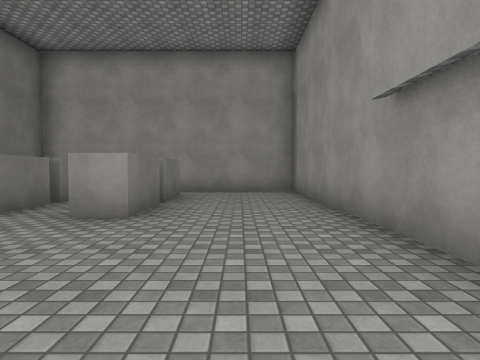
view 1 (above)

24 first-person views from a walk through a Unity game level. The camera is 1.2 m above the floor, tilts 2° down and sees 75° across. The floor is counted in squares, 2 m on a side. Each view is taken from the middle of a square. On the plan, view 1 faces up. The plan holds only what a view shows up to about 9 squares ahead; the rest is blank. The place goes on beyond the plan. The player is left out. Surface patterns are stand-ins for the level's own textures.

view 2
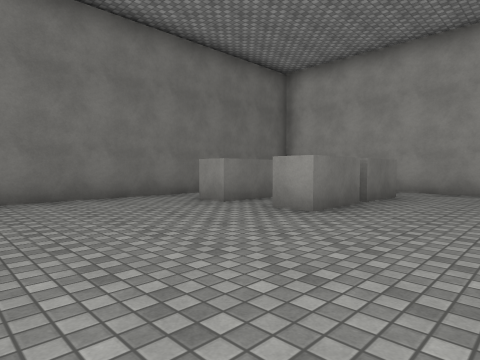

view 3
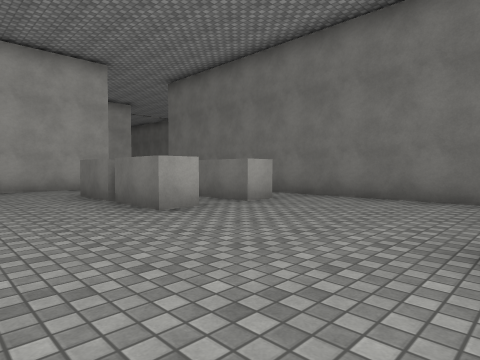

view 4
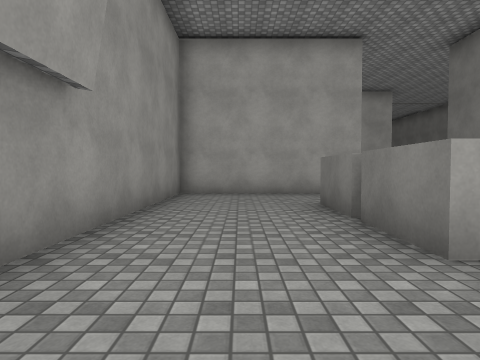

view 5
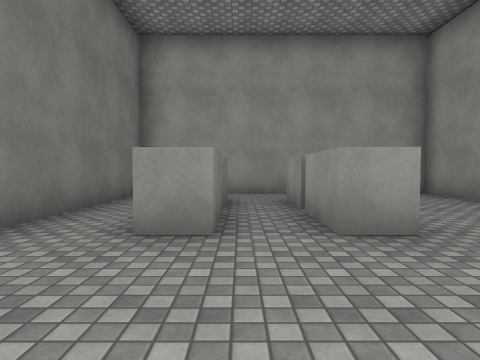

view 6
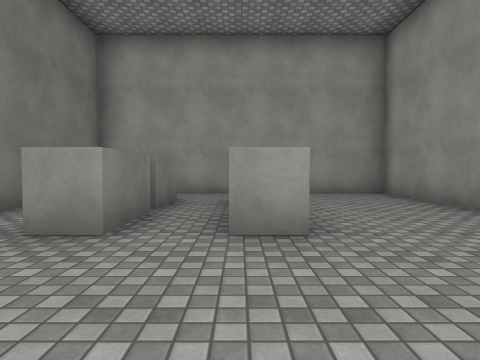

view 7
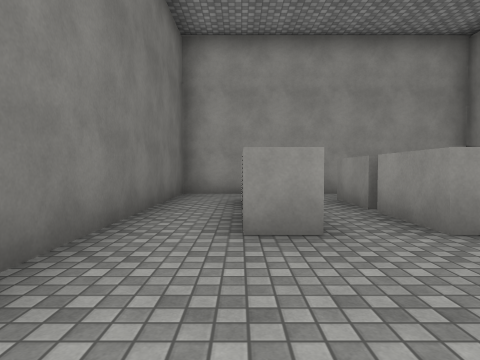

view 8
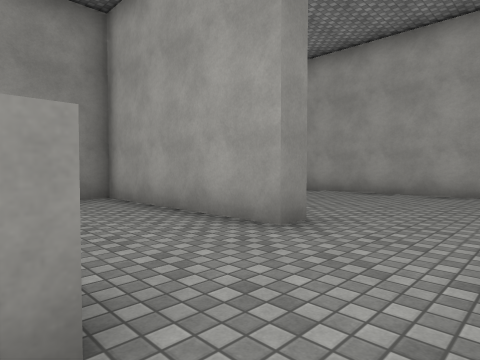

view 9
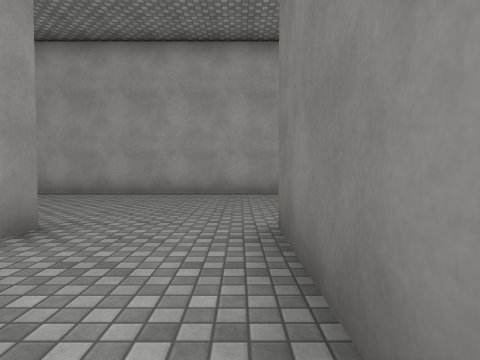

view 10
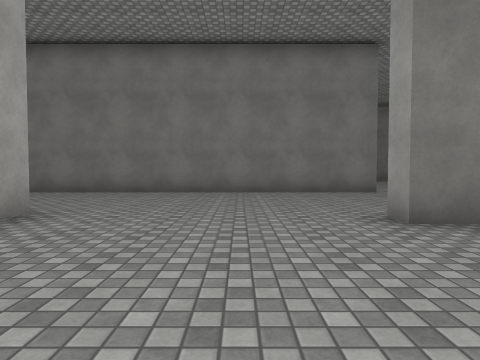

view 11
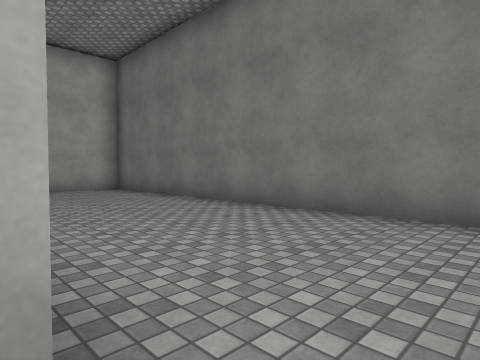

view 12
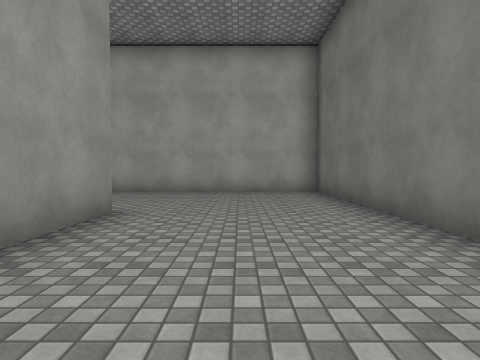

view 13
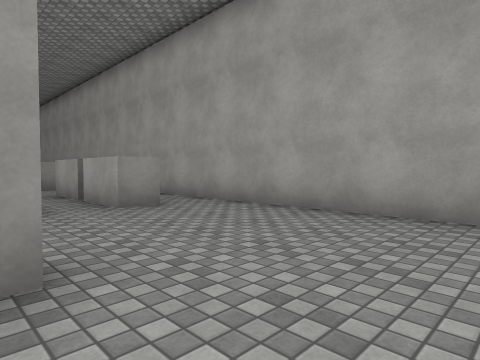

view 14
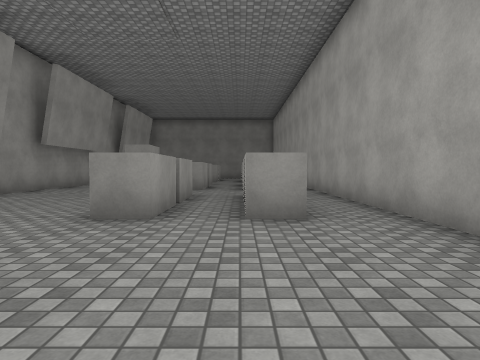

view 15
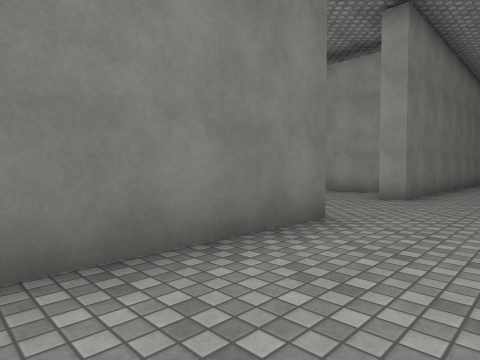

view 16
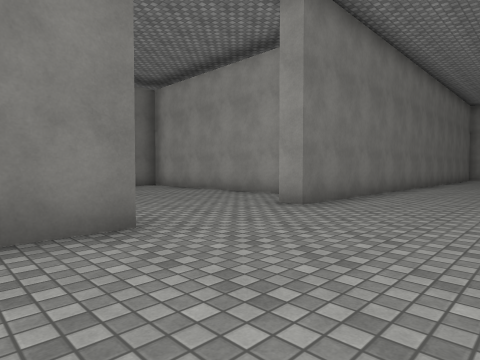

view 17
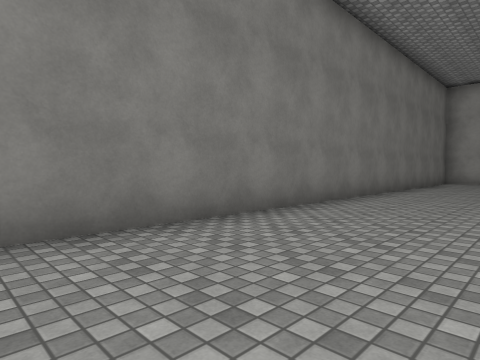

view 18
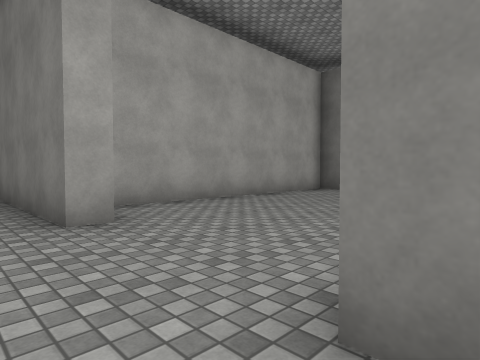

view 19
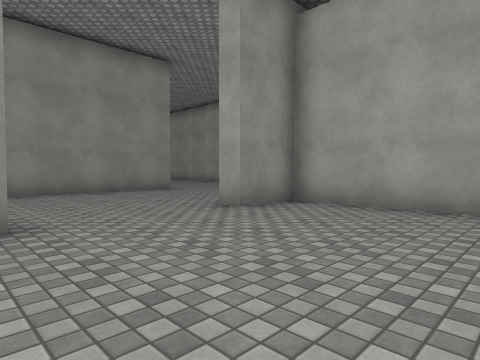

view 20
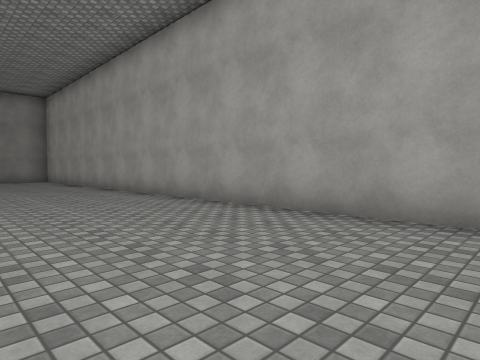

view 21
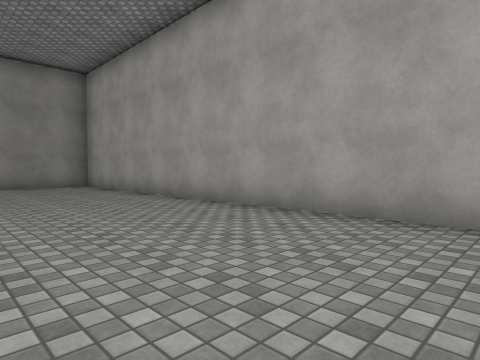

view 22
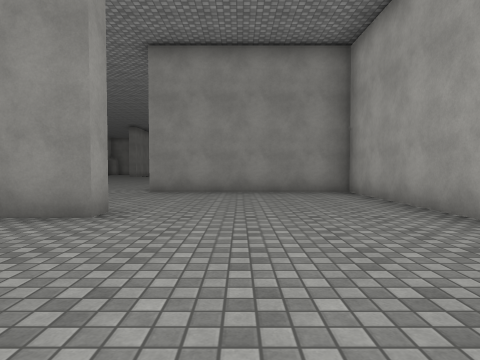

view 23
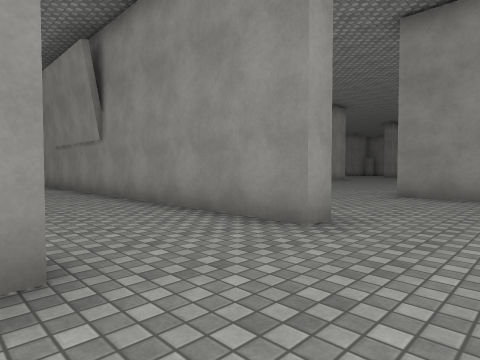

view 24
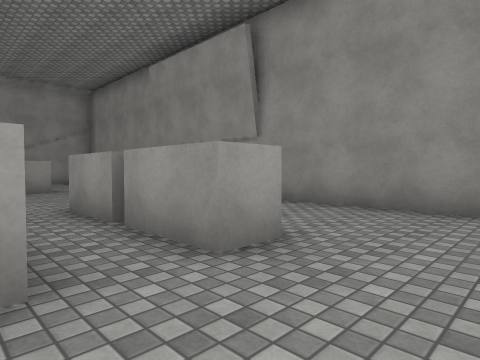

### Floor plan
Points are (right, up) in squares from view 1. A wall is a line through its corners. A room is listed if a view was taken in it or the views show most of it. See-through windows are left out.
Room 1 (views 1, 2, 3, 4, 5, 6, 7)
walls: (-2.1, 0) (-1.4, 0) (-1.4, -1.6); (1.5, 1.9) (1.5, 8.6) (-5.4, 8.6) (-5.4, -1.2); (-4, 0) (-3.2, 0); (-1.2, 5.6) (-2.1, 5.6); (-1.4, -1.8) (-1.4, -3.4); (-3.1, 5.6) (-4, 5.6); (-1.4, 7.1) (-1.4, 3.8) (-2.1, 3.8) (-2.1, 7.1); (-3.2, 7.1) (-3.2, 3.8) (-4, 3.8); (-1.5, -5.7) (1.5, -5.7) (1.5, 0.1)
ways out: opening at (-4, -1) to room 2; opening at (-2, -4.5) to room 2
Room 2 (views 8, 9, 10, 11, 12, 13, 14, 15, 16, 17, 18, 19, 20, 21, 22, 23, 24)
walls: (9.4, -6.2) (8.9, -6.2) (8.9, -0.6); (6.2, -3.3) (5.5, -3.3) (5.5, -1.8); (5.5, -1.6) (5.5, 0); (6.2, 3.8) (5.6, 3.8); (-3, -6.2) (-3, -5.7) (-1.5, -5.7); (-3.2, 0) (-3.2, -1.6); (-5.4, -3.4) (-5.4, -6.2) (-6, -6.2); (-5.9, -5.8) (-5.9, -2.1); (-6.2, -10.8) (13.1, -10.8) (13.1, -5.6); (-3.3, -15.9) (-3.3, -15.1); (-3.3, -17.9) (-3.3, -17.1); (-6.2, -15.5) (-6.2, -13.2); (-11, 0) (-13.8, 0); (-10, 8.9) (-10, -1.5) (-10.5, -1.5); (-14.5, -6) (-10.5, -6) (-10.5, -4.5) (-10, -4.5) (-10, -19.1) (2, -19.1)
ways out: opening at (-4, -1) to room 1; opening at (-2, -4.5) to room 1; opening at (-4, -14.3); opening at (1, -16.5); gap at (6, -2)

Positions as (right, up) in squares from view 1, and headings:
1: (0, 0), facing up
2: (1, 0), facing up-left
3: (1, 4), facing down-left
4: (0, 2), facing down
5: (-3, 1), facing up
6: (-2, 1), facing up
7: (-4, 1), facing up
8: (-5, -3), facing down-right
9: (-5, -3), facing down
10: (-2, -8), facing left
11: (-6, -10), facing down-left
12: (-8, -11), facing down
13: (-8, -15), facing down-right
14: (-7, -17), facing right
15: (-8, -8), facing up-left
16: (-7, -6), facing up-left
17: (-7, -1), facing up-left
18: (-9, -1), facing down-left
19: (-14, -1), facing down-right
20: (-3, -7), facing down-right
21: (2, -7), facing down-right
22: (5, -8), facing right
23: (6, -8), facing up-right
24: (4, -5), facing up-right
